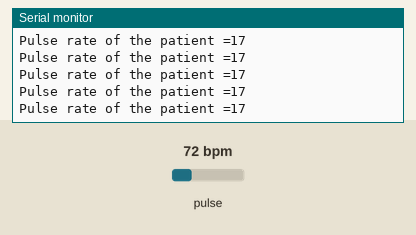
This sketch was run on a simulated Arduino Uno, built with avr-gcc and run on an emulated ATmega328P. On the bench: the last lines printed to the serial monitor. The inputs (shaded band) are chosen by the test bench; at power-on: pulse 72 bpm.

Above: at 1.2 s.
1.3 s: pulse set to 130 bpm
At 1.8 s:
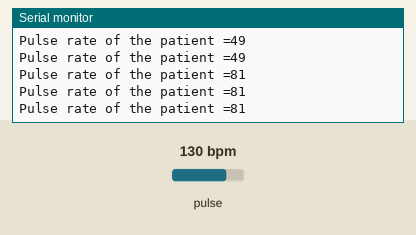
4.3 s: pulse set to 42 bpm
At 5.3 s:
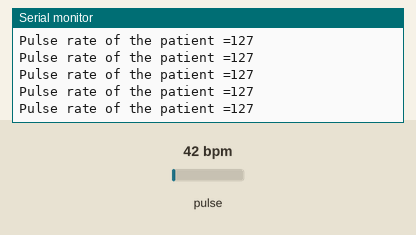
Timing chart, 0 to 7.3 s (numbered marks = the images above; inputs shaded):
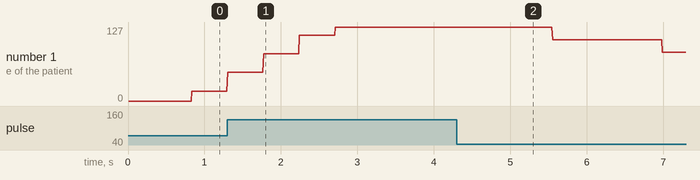

Measured:
- after the input at 1.3 s, the serial monitor: prints a new line at once (image 1)
- plotted number 1: 17 → 127 after the input at 1.3 s, 127 → 41 after the input at 4.3 s

The sketch:

BE_Project.ino
```cpp
#include <Wire.h>
#include "MAX30105.h"

#include "heartRate.h"

MAX30105 particleSensor;

const byte RATE_SIZE = 4; //Increase this for more averaging. 4 is good.
byte rates[RATE_SIZE]; //Array of heart rates
byte rateSpot = 0;
long lastBeat = 0; //Time at which the last beat occurred

float beatsPerMinute;
int beatAvg;

void setup()
{
Serial.begin(115200);
Serial.println("Initializing...");

// Initialize sensor
if (!particleSensor.begin(Wire, I2C_SPEED_FAST)) //Use default I2C port, 400kHz speed
{
Serial.println("MAX30105 was not found. Please check wiring/power. ");
while (1);
}
Serial.println("Place your index finger on the sensor with steady pressure.");

particleSensor.setup(); //Configure sensor with default settings
particleSensor.setPulseAmplitudeRed(0x0A); //Turn Red LED to low to indicate sensor is running
particleSensor.setPulseAmplitudeGreen(0); //Turn off Green LED
}

void loop()
{
long irValue = particleSensor.getIR();

if (checkForBeat(irValue) == true)
{
//We sensed a beat!
long delta = millis() - lastBeat;
lastBeat = millis();

beatsPerMinute = 60 / (delta / 1000.0);

if (beatsPerMinute < 255 && beatsPerMinute > 20)
{
rates[rateSpot++] = (byte)beatsPerMinute; //Store this reading in the array
rateSpot %= RATE_SIZE; //Wrap variable

//Take average of readings
beatAvg = 0;
for (byte x = 0 ; x < RATE_SIZE ; x++)
beatAvg += rates[x];
beatAvg /= RATE_SIZE;
}
}

//Serial.print("IR=");
//Serial.print(irValue);
//Serial.print(", BPM=");
//Serial.print(beatsPerMinute);


if (irValue < 50000)
Serial.print("\n Please place your finger on the Sensor");
else{
  Serial.print("Pulse rate of the patient =");
  Serial.print(beatAvg);
  }
Serial.println();
}
```
